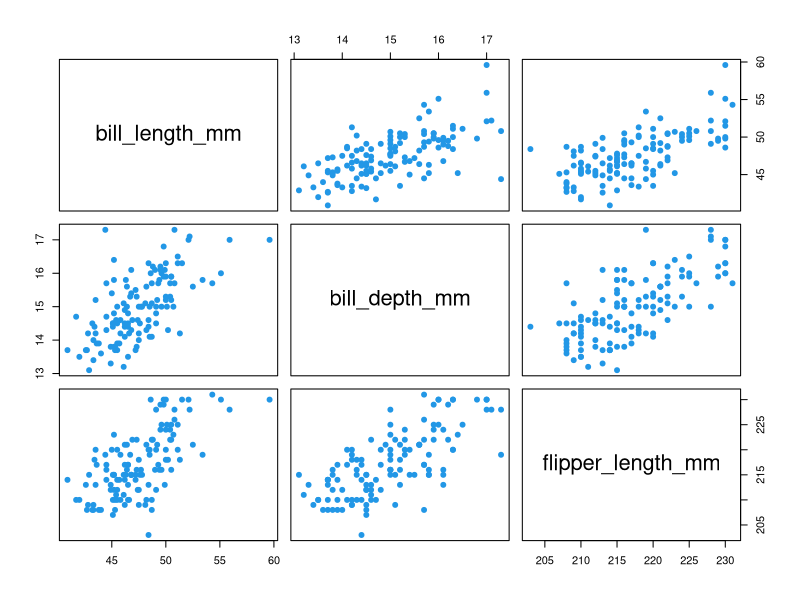
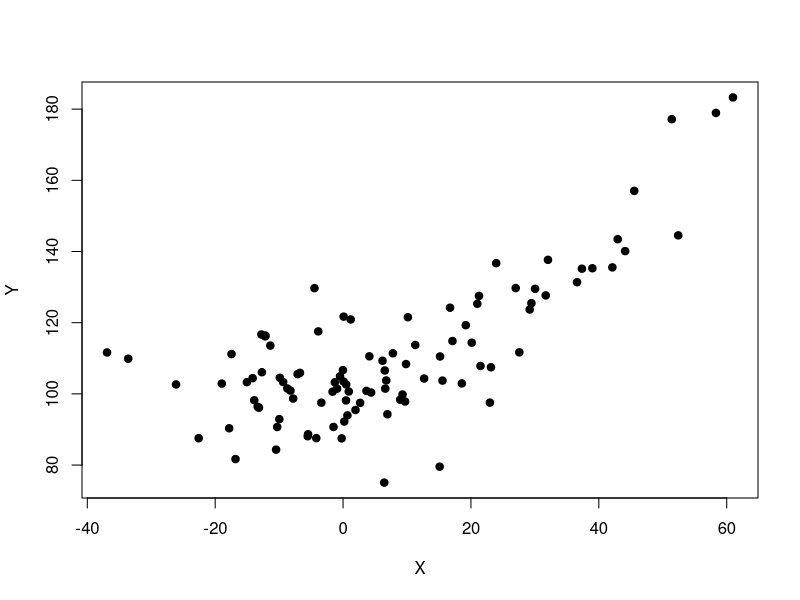
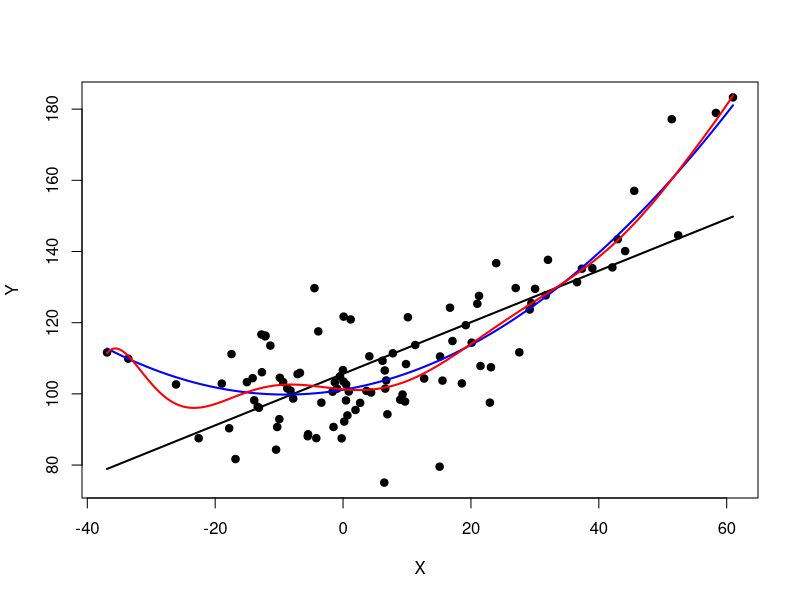
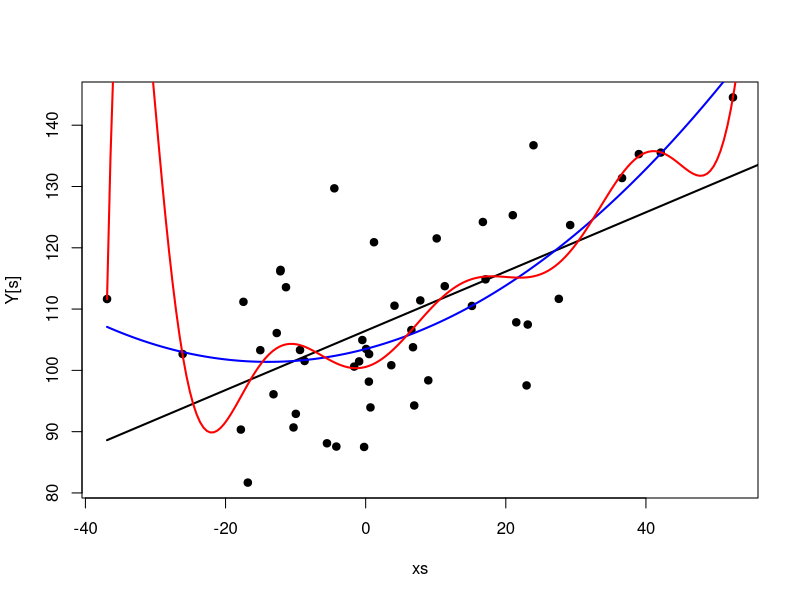
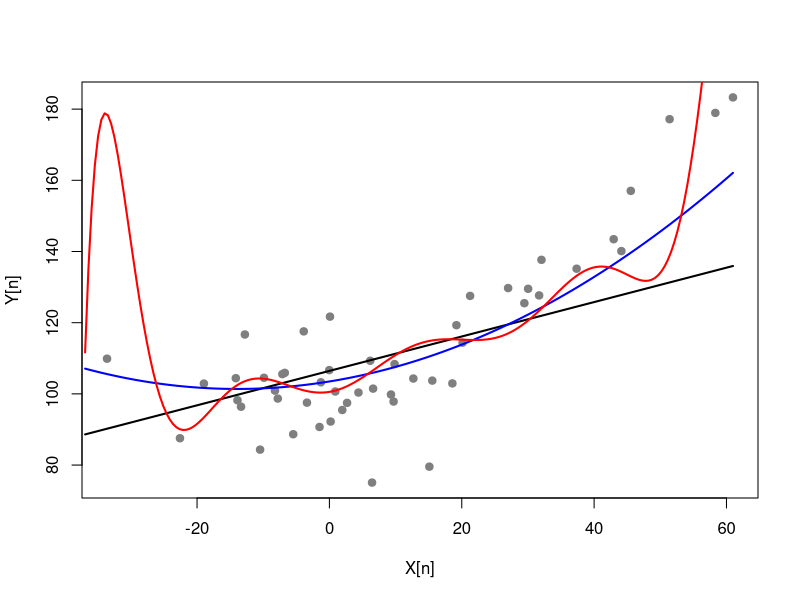
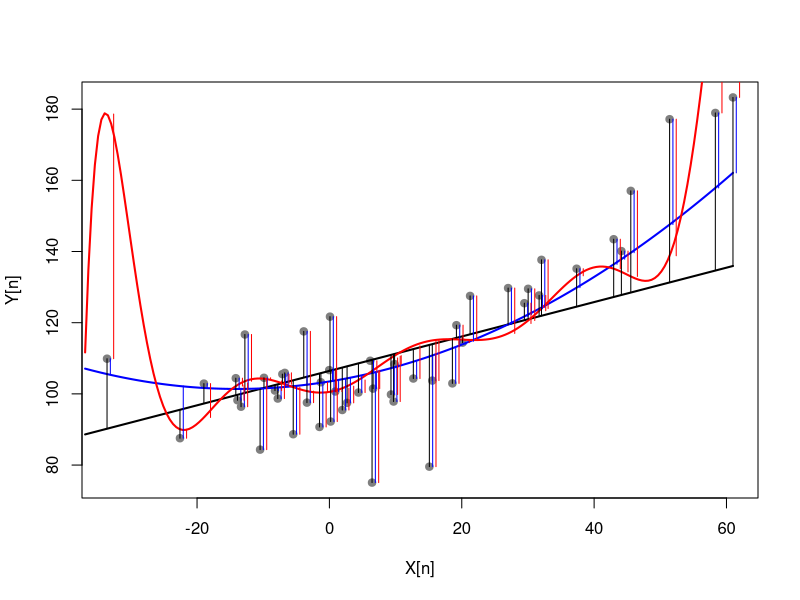
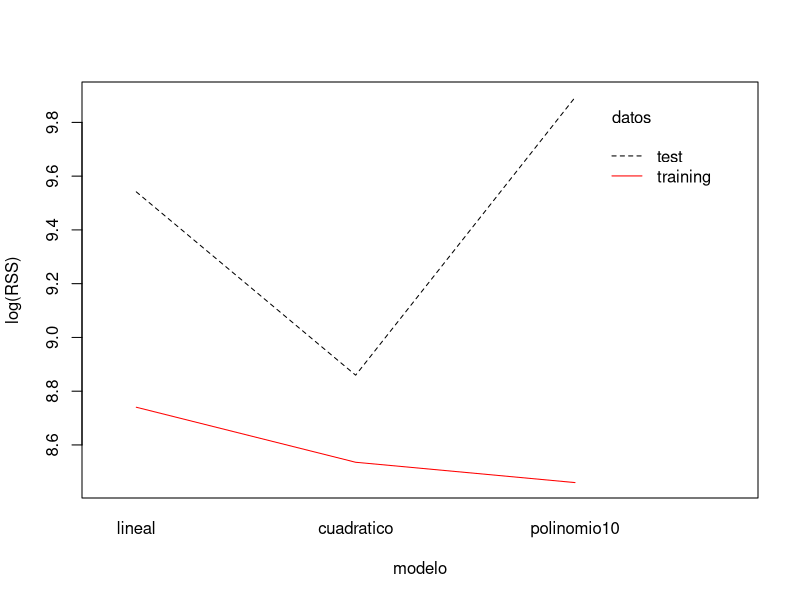

R code for these plots, in order:
## ---- chunk 1
library(palmerpenguins)
library(knitr)
data(penguins); gentoo <- subset(penguins, penguins$species == "Gentoo")
m1 <- lm(body_mass_g ~ bill_length_mm + bill_depth_mm + flipper_length_mm,
data = gentoo)
mat <- cor(gentoo[, c("bill_length_mm", "bill_depth_mm", "flipper_length_mm")],
use="complete.obs")
kable(mat, digits = 3)
## ---- chunk 2
library(palmerpenguins)
data(penguins)
gentoo <- subset(penguins, penguins$species == "Gentoo")
pairs(gentoo[, c("bill_length_mm", "bill_depth_mm", "flipper_length_mm")],
col = 4, pch = 19)

## ---- chunk 3
library(car)
library(knitr)
library(palmerpenguins)
data(penguins); gentoo <- subset(penguins, penguins$species == "Gentoo")
m1 <- lm(body_mass_g ~ bill_length_mm + bill_depth_mm + flipper_length_mm,
         data = gentoo)
vifes <- vif(m1)
kable(vifes, digits = 3)
## ---- chunk 4
set.seed(1234)
X <-rnorm(100, mean = 10, sd=20)
Y <- 100 + 0.25*X + 0.019*X^2 + rnorm(100, 0, 10)
plot(X, Y, pch =19)
## ---- chunk 5
set.seed(1234)
X <-rnorm(100, mean = 10, sd=20)
Y <- 100 + 0.25*X + 0.019*X^2 + rnorm(100, 0, 10)
fit1 <- lm(Y ~ X) 
fit2 <- lm(Y ~ poly(X, 2)) 
fit3 <- lm(Y ~ poly(X, 10)) 
summary(fit1)$r.squared #LINEAL
summary(fit2)$r.squared #CUADRÁTICO
summary(fit3)$r.squared #POLINOMIO GRADO 10
## ---- chunk 6
set.seed(1234)
X <-rnorm(100, mean = 10, sd=20)
Y <- 100 + 0.25*X + 0.019*X^2 + rnorm(100, 0, 10)
fit1 <- lm(Y ~ X) 
fit2 <- lm(Y ~ poly(X, 2)) 
fit3 <- lm(Y ~ poly(X, 10)) 
plot(X, Y, pch =19)
newx <- seq(min(X), max(X), length.out = 200)
points(newx, predict(fit1, data.frame(X = newx)), lwd = 2, type = "l")
points(newx, predict(fit2, data.frame(X = newx)), lwd = 2, col = "blue", type = "l")
points(newx, predict(fit3, data.frame(X = newx)), lwd = 2, col = "red", type = "l")
## ---- chunk 7
set.seed(1234)
X <-rnorm(100, mean = 10, sd=20)
Y <- 100 + 0.25*X + 0.019*X^2 + rnorm(100, 0, 10)
s <- sample(1:100, 50)
xs <- X[s]
fit1 <- lm(Y[s] ~ xs) 
fit2 <- lm(Y[s] ~ poly(xs, 2)) 
fit3 <- lm(Y[s] ~ poly(xs, 10)) 
plot(xs, Y[s], pch =19)
newx <- seq(min(X), max(X), length.out = 200)
points(newx, predict(fit1, data.frame(xs = newx)), lwd = 2, type = "l")
points(newx, predict(fit2, data.frame(xs = newx)), lwd = 2, col = "blue", type = "l")
points(newx, predict(fit3, data.frame(xs = newx)), lwd = 2, col = "red", type = "l")
## ---- chunk 8
set.seed(1234)
X <-rnorm(100, mean = 10, sd=20)
Y <- 100 + 0.25*X + 0.019*X^2 + rnorm(100, 0, 10)
s <- sample(1:100, 50); n <- c(1:100)[-s]
xs <- X[s]
fit1 <- lm(Y[s] ~ xs) 
fit2 <- lm(Y[s] ~ poly(xs, 2)) 
fit3 <- lm(Y[s] ~ poly(xs, 10)) 
plot(X[n], Y[n], col ="grey50", pch =19)
newx <- seq(min(X), max(X), length.out = 200)
points(newx, predict(fit1, data.frame(xs = newx)), lwd = 2, type = "l")
points(newx, predict(fit2, data.frame(xs = newx)), lwd = 2, col = "blue", type = "l")
points(newx, predict(fit3, data.frame(xs = newx)), lwd = 2, col = "red", type = "l")
## ---- chunk 9
set.seed(1234)
X <-rnorm(100, mean = 10, sd=20)
Y <- 100 + 0.25*X + 0.019*X^2 + rnorm(100, 0, 10)
s <- sample(1:100, 50); n <- c(1:100)[-s]
xs <- X[s]; ys <- Y[s]
xn <- X[n]; yn <- Y[n]
fit1 <- lm(ys ~ xs) 
fit2 <- lm(ys ~ poly(xs, 2)) 
fit3 <- lm(ys ~ poly(xs, 10)) 
plot(X[n], Y[n], col ="grey50", pch =19)
newx <- seq(min(X), max(X), length.out = 200)
points(newx, predict(fit1, data.frame(xs = newx)), lwd = 2, type = "l")
points(newx, predict(fit2, data.frame(xs = newx)), lwd = 2, col = "blue", type = "l")
points(newx, predict(fit3, data.frame(xs = newx)), lwd = 2, col = "red", type = "l")
o <- order(xn)
segments(xn[o], predict(fit1, data.frame(xs = xn))[o], xn[o], yn[o])
segments(xn[o]+0.5, predict(fit2, data.frame(xs = xn))[o], xn[o]+0.5, yn[o], col = "blue")
segments(xn[o]+1, predict(fit3, data.frame(xs = xn))[o], xn[o]+1, yn[o], col = "red")
## ---- chunk 10
set.seed(1234)
X <-rnorm(100, mean = 10, sd=20)
Y <- 100 + 0.25*X + 0.019*X^2 + rnorm(100, 0, 10)
s <- sample(1:100, 50); n <- c(1:100)[-s]
xs <- X[s]; ys <- Y[s]
xn <- X[n]; yn <- Y[n]
fit1 <- lm(ys ~ xs) 
fit2 <- lm(ys ~ poly(xs, 2)) 
fit3 <- lm(ys ~ poly(xs, 10)) 
res1 <- sum((resid(fit1))^2)
res2 <- sum((resid(fit2))^2)
res3 <- sum((resid(fit3))^2)
resp1 <- sum((yn - predict(fit1, data.frame(xs = xn)))^2)
resp2 <- sum((yn - predict(fit2, data.frame(xs = xn)))^2)
resp3 <- sum((yn - predict(fit3, data.frame(xs = xn)))^2)
dat <- data.frame(modelo = c("lineal", "cuadratico", "polinomio10",
                             "lineal", "cuadratico", "polinomio10"),
                  method = c("training","training","training",
                             "test", "test", "test"),
                  RSS = c(res1, res2, res3, resp1, resp2, resp3))
dat$modelo = factor(dat$modelo, levels = c("lineal", "cuadratico", "polinomio10"))
interaction.plot(dat$modelo, dat$method, log(dat$RSS),
                 trace.label = "datos", xlab = "modelo", ylab= "log(RSS)",
                 col = c("black", "red"))
